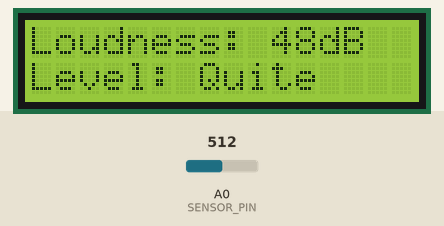
The sketch below on a simulated ESP8266 (NodeMCU). Parts: 16×2 character LCD. Inputs (shaded band) come from the test bench; at power-on: A0 (SENSOR_PIN) = 512. WiFi joins after 1.5 s; servers stay silent unless stated; what the sketch prints to the serial monitor is not drawn.

Above: at 2.0 s.

The sketch:

_Based_Sound_Pollution_Monitoring_System___Measure_and_Track.ino
```cpp
// https://www.iotdesignpro.com/project/iot-based-sound-pollution-monitoring-system-measures-and-track-decibels-db-using-nodemcu

#define BLYNK_PRINT Serial
#include <ESP8266WiFi.h>
#include <BlynkSimpleEsp8266.h>
#include <LCD.h>
#include <LiquidCrystal_I2C.h>
#define SENSOR_PIN A0
LiquidCrystal_I2C lcd(0x3F, 2, 1, 0, 4, 5, 6, 7, 3, POSITIVE);
const int sampleWindow = 50;
unsigned int sample;
int db;
char auth[] = "IEu1xT825VDt6hNfrcFgdJ6InJ1QUfsA";
char ssid[] = "realme 6";
char pass[] = "evil@zeb";
BLYNK_READ(V0)
{
  Blynk.virtualWrite(V0, db);
}
void setup() {
  pinMode (SENSOR_PIN, INPUT);
  lcd.begin(16, 2);
  lcd.backlight();
  lcd.clear();
  Blynk.begin(auth, ssid, pass);
}
void loop() {
  Blynk.run();
  unsigned long startMillis = millis();  // Start of sample window
  float peakToPeak = 0;  // peak-to-peak level
  unsigned int signalMax = 0;  //minimum value
  unsigned int signalMin = 1024;  //maximum value
  // collect data for 50 mS
  while (millis() - startMillis < sampleWindow)
  {
    sample = analogRead(SENSOR_PIN);  //get reading from microphone
    if (sample < 1024)  // toss out spurious readings
    {
      if (sample > signalMax)
      {
        signalMax = sample;  // save just the max levels
      }
      else if (sample < signalMin)
      {
        signalMin = sample;  // save just the min levels
      }
    }
  }
  peakToPeak = signalMax - signalMin;  // max - min = peak-peak amplitude
  Serial.println(peakToPeak);
  db = map(peakToPeak, 20, 900, 49.5, 90);  //calibrate for deciBels
  lcd.setCursor(0, 0);
  lcd.print("Loudness: ");
  lcd.print(db);
  lcd.print("dB");
  if (db <= 50)
  {
    lcd.setCursor(0, 1);
    lcd.print("Level: Quite");
  }
  else if (db > 50 && db < 75)
  {
    lcd.setCursor(0, 1);
    lcd.print("Level: Moderate");
  }
  else if (db >= 75)
  {
    lcd.setCursor(0, 1);
    lcd.print("Level: High");
  }
  delay(600);
  lcd.clear();
}
```

Measured:
- what the display in image 0 shows lasts 0.6 s, from 1.9 s to 2.5 s
